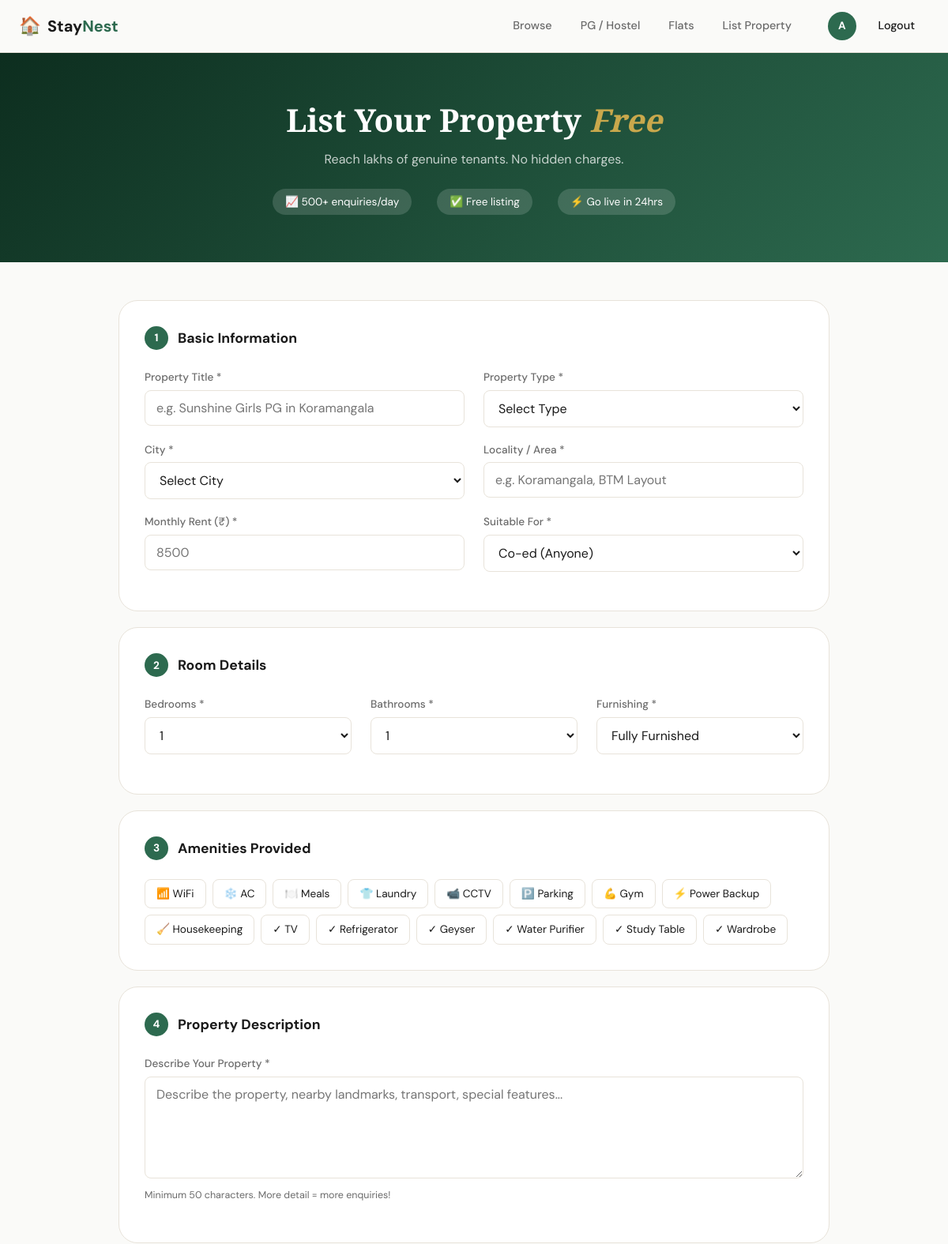
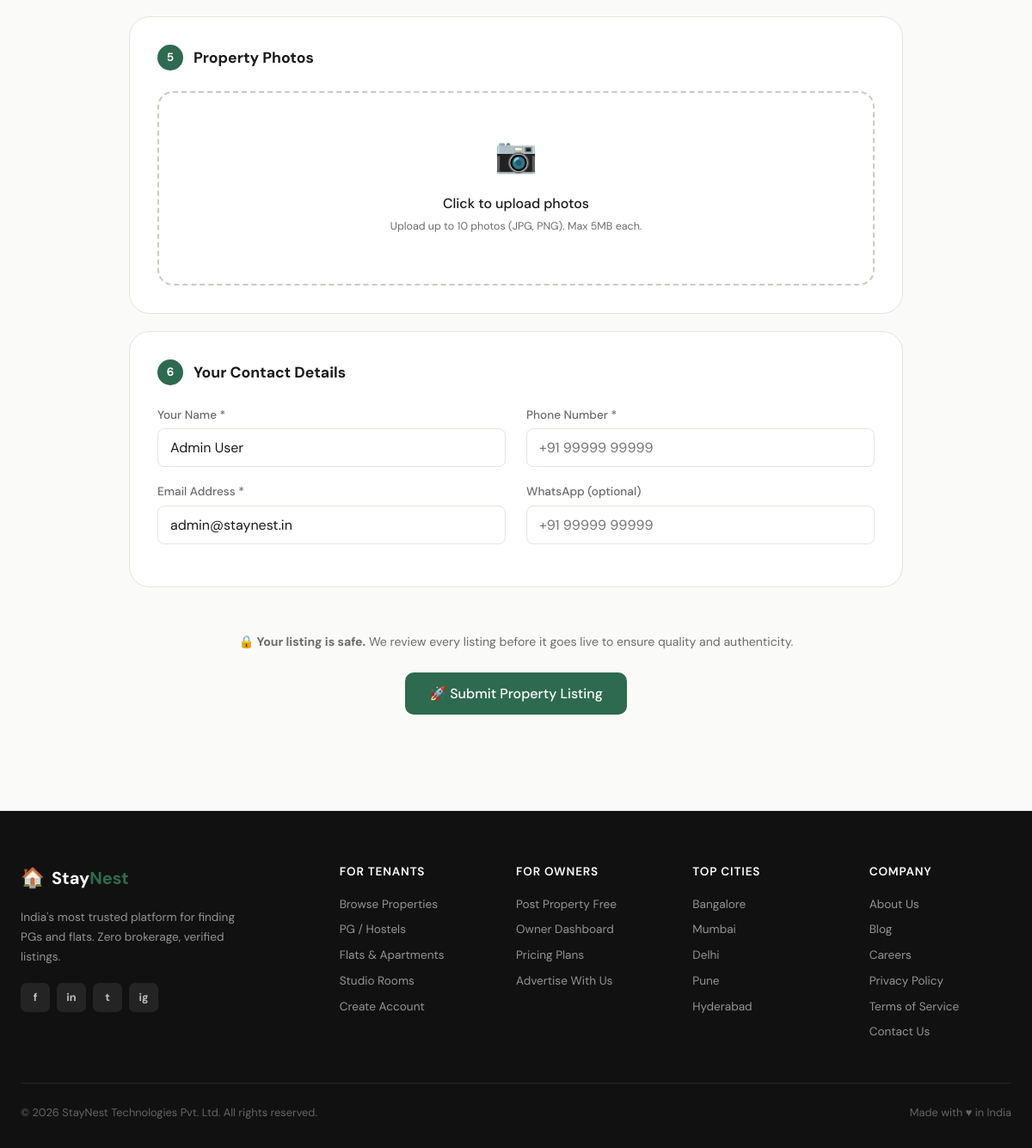
Screenshot of /post-property.php (signed in) with the database file from the repository (2 pictures, top to bottom).
### tables this page shows
CREATE TABLE users (
  id          INT AUTO_INCREMENT PRIMARY KEY,
  name        VARCHAR(100) NOT NULL,
  email       VARCHAR(150) NOT NULL UNIQUE,
  phone       VARCHAR(20),
  password    VARCHAR(255) NOT NULL,
  role        ENUM('tenant','owner','admin') DEFAULT 'tenant',
  avatar      VARCHAR(255),
  city        VARCHAR(100),
  verified    TINYINT(1) DEFAULT 0,
  created_at  DATETIME DEFAULT CURRENT_TIMESTAMP,
  updated_at  DATETIME ON UPDATE CURRENT_TIMESTAMP
);

### includes/functions.php (called while the page is built, shortened)
<?php
function getCurrentUser() {
    $db = getDB();
    $stmt = $db->prepare("SELECT * FROM users WHERE id=?");
    $stmt->bind_param('i', $_SESSION['user_id']);
    $stmt->execute();
    return $stmt->get_result()->fetch_assoc();
}
function amenityIcon($a) {
    $icons = ['WiFi'=>'📶','AC'=>'❄️','Meals'=>'🍽️','Laundry'=>'👕','CCTV'=>'📹','Parking'=>'🅿️','Gym'=>'💪','Power Backup'=>'⚡','Housekeeping'=>'🧹'];
    return $icons[$a] ?? '✓';
}
?>

### post-property.php (the view, shortened to what this page needs)
<?php
require_once 'includes/functions.php';
$success = false;
?>
<!DOCTYPE html>
<html lang="en">
<head>
<link rel="stylesheet" href="assets/css/style.css">
</head>
<body>
<?php include 'includes/header.php'; ?>
<div class="post-property-page">
  <div class="post-hero">
    <h1>List Your Property <em>Free</em></h1>
    <p>Reach lakhs of genuine tenants. No hidden charges.</p>
    <div class="post-stats">
      <span>📈 500+ enquiries/day</span>
      <span>✅ Free listing</span>
      <span>⚡ Go live in 24hrs</span>
    </div>
  </div>
  <div class="container">
    <?php if ($success): ?>
    <div class="post-success-card">
      <div class="success-big-icon">🎉</div>
      <h2>Property Listed Successfully!</h2>
      <p>Your listing is under review and will be live within 24 hours. We'll notify you by email.</p>
      <div class="success-actions">
        <a href="post-property.php" class="btn-outline">List Another Property</a>
        <a href="dashboard.php" class="btn-primary">View My Listings</a>
      </div>
    </div>
    <?php else: ?>
    <form method="POST" enctype="multipart/form-data" class="post-form">
      <div class="form-section">
        <div class="form-section-title">
          <span class="step-badge">1</span>
          <h2>Basic Information</h2>
        </div>
        <div class="form-grid-2">
          <div class="form-group">
            <label>Property Title *</label>
            <input type="text" name="title" placeholder="e.g. Sunshine Girls PG in Koramangala" required maxlength="100">
          </div>
          <div class="form-group">
            <label>Property Type *</label>
            <select name="type" required>
              <option value="">Select Type</option>
            </select>
          </div>
          <div class="form-group">
            <label>City *</label>
            <select name="city" required>
              <option value="">Select City</option>
            </select>
          </div>
          <div class="form-group">
            <label>Locality / Area *</label>
            <input type="text" name="area" placeholder="e.g. Koramangala, BTM Layout" required>
          </div>
          <div class="form-group">
            <label>Monthly Rent (₹) *</label>
            <input type="number" name="price" placeholder="8500" min="1000" max="200000" required>
          </div>
          <div class="form-group">
            <label>Suitable For *</label>
            <select name="gender" required>
              <option value="coed">Co-ed (Anyone)</option>
            </select>
          </div>
        </div>
      </div>
      <div class="form-section">
        <div class="form-section-title">
          <span class="step-badge">2</span>
          <h2>Room Details</h2>
        </div>
        <div class="form-grid-3">
          <div class="form-group">
            <label>Bedrooms *</label>
            <select name="beds" required>
              <option value="1">1</option>
            </select>
          </div>
          <div class="form-group">
            <label>Bathrooms *</label>
            <select name="baths" required>
              <option value="1">1</option>
            </select>
          </div>
          <div class="form-group">
            <label>Furnishing *</label>
            <select name="furnished" required>
              <option value="Fully Furnished">Fully Furnished</option>
            </select>
          </div>
        </div>
      </div>
      <div class="form-section">
        <div class="form-section-title">
          <span class="step-badge">3</span>
          <h2>Amenities Provided</h2>
        </div>
        <div class="amenities-picker">
          <?php
          $allAmenities = ['WiFi','AC','Meals','Laundry','CCTV','Parking','Gym','Power Backup','Housekeeping','TV','Refrigerator','Geyser','Water Purifier','Study Table','Wardrobe'];
          foreach ($allAmenities as $a): ?>
          <label class="amenity-checkbox">
            <span><?= amenityIcon($a) ?> <?= $a ?></span>
          </label>
          <?php endforeach; ?>
        </div>
      </div>
      <div class="form-section">
        <div class="form-section-title">
          <span class="step-badge">4</span>
          <h2>Property Description</h2>
        </div>
        <div class="form-group">
          <label>Describe Your Property *</label>
          <textarea name="description" rows="5" placeholder="Describe the property, nearby landmarks, transport, special features..." required minlength="50"></textarea>
          <small>Minimum 50 characters. More detail = more enquiries!</small>
        </div>
      </div>
      <div class="form-section">
        <div class="form-section-title">
          <span class="step-badge">5</span>
          <h2>Property Photos</h2>
        </div>
        <div class="upload-area" id="upload-area">
          <div class="upload-placeholder" onclick="document.getElementById('photo-input').click()">
            <span class="upload-icon">📷</span>
            <p>Click to upload photos</p>
            <small>Upload up to 10 photos (JPG, PNG). Max 5MB each.</small>
          </div>
        </div>
      </div>
      <div class="form-section">
        <div class="form-section-title">
          <span class="step-badge">6</span>
          <h2>Your Contact Details</h2>
        </div>
        <div class="form-grid-2">
          <div class="form-group">
            <label>Your Name *</label>
            <input type="text" name="owner_name" value="<?= htmlspecialchars(getCurrentUser()['name'] ?? '') ?>" required>
          </div>
          <div class="form-group">
            <label>Phone Number *</label>
            <input type="tel" name="owner_phone" placeholder="+91 99999 99999" required>
          </div>
          <div class="form-group">
            <label>Email Address *</label>
            <input type="email" name="owner_email" value="<?= htmlspecialchars(getCurrentUser()['email'] ?? '') ?>" required>
          </div>
          <div class="form-group">
            <label>WhatsApp (optional)</label>
            <input type="tel" name="owner_whatsapp" placeholder="+91 99999 99999">
          </div>
        </div>
      </div>
      <div class="form-submit-area">
        <div class="submit-note">
          <strong>🔒 Your listing is safe.</strong> We review every listing before it goes live to ensure quality and authenticity.
        </div>
        <button type="submit" class="btn-primary btn-large">🚀 Submit Property Listing</button>
      </div>
    </form>
    <?php endif; ?>
  </div>
</div>
<?php include 'includes/footer.php'; ?>
</body>
</html>

### includes/header.php (shortened to what this page needs)
<?php $user = getCurrentUser(); ?>
<header class="site-header" id="site-header">
  <div class="container header-inner">
    <a href="index.php" class="logo">
      <span class="logo-icon">🏠</span>
      <span class="logo-text">Stay<em>Nest</em></span>
    </a>
    <nav class="main-nav">
      <a href="listings.php">Browse</a>
      <a href="listings.php?type=pg">PG / Hostel</a>
      <a href="listings.php?type=flat">Flats</a>
      <a href="post-property.php">List Property</a>
    </nav>
    <div class="header-actions">
      <?php if ($user): ?>
        <a href="dashboard.php" class="btn-avatar"><?= strtoupper(substr($user['name'] ?? 'U', 0, 1)) ?></a>
        <a href="auth.php?action=logout" class="btn-ghost">Logout</a>
      <?php else: ?>
        <a href="auth.php?action=login" class="btn-ghost">Login</a>
        <a href="auth.php?action=register" class="btn-primary">Sign Up Free</a>
      <?php endif; ?>
    </div>
  </div>
</header>

### rows the page displays
users: name "A", owner_name "Admin User", owner_email "admin@staynest.in"

### other values shown
amenityIcon($a) "📶"
$a "WiFi"
amenityIcon($a) "❄️"
$a "AC"
amenityIcon($a) "🍽️"
$a "Meals"
amenityIcon($a) "👕"
$a "Laundry"
amenityIcon($a) "📹"
$a "CCTV"
amenityIcon($a) "🅿️"
$a "Parking"
amenityIcon($a) "💪"
$a "Gym"
amenityIcon($a) "⚡"
